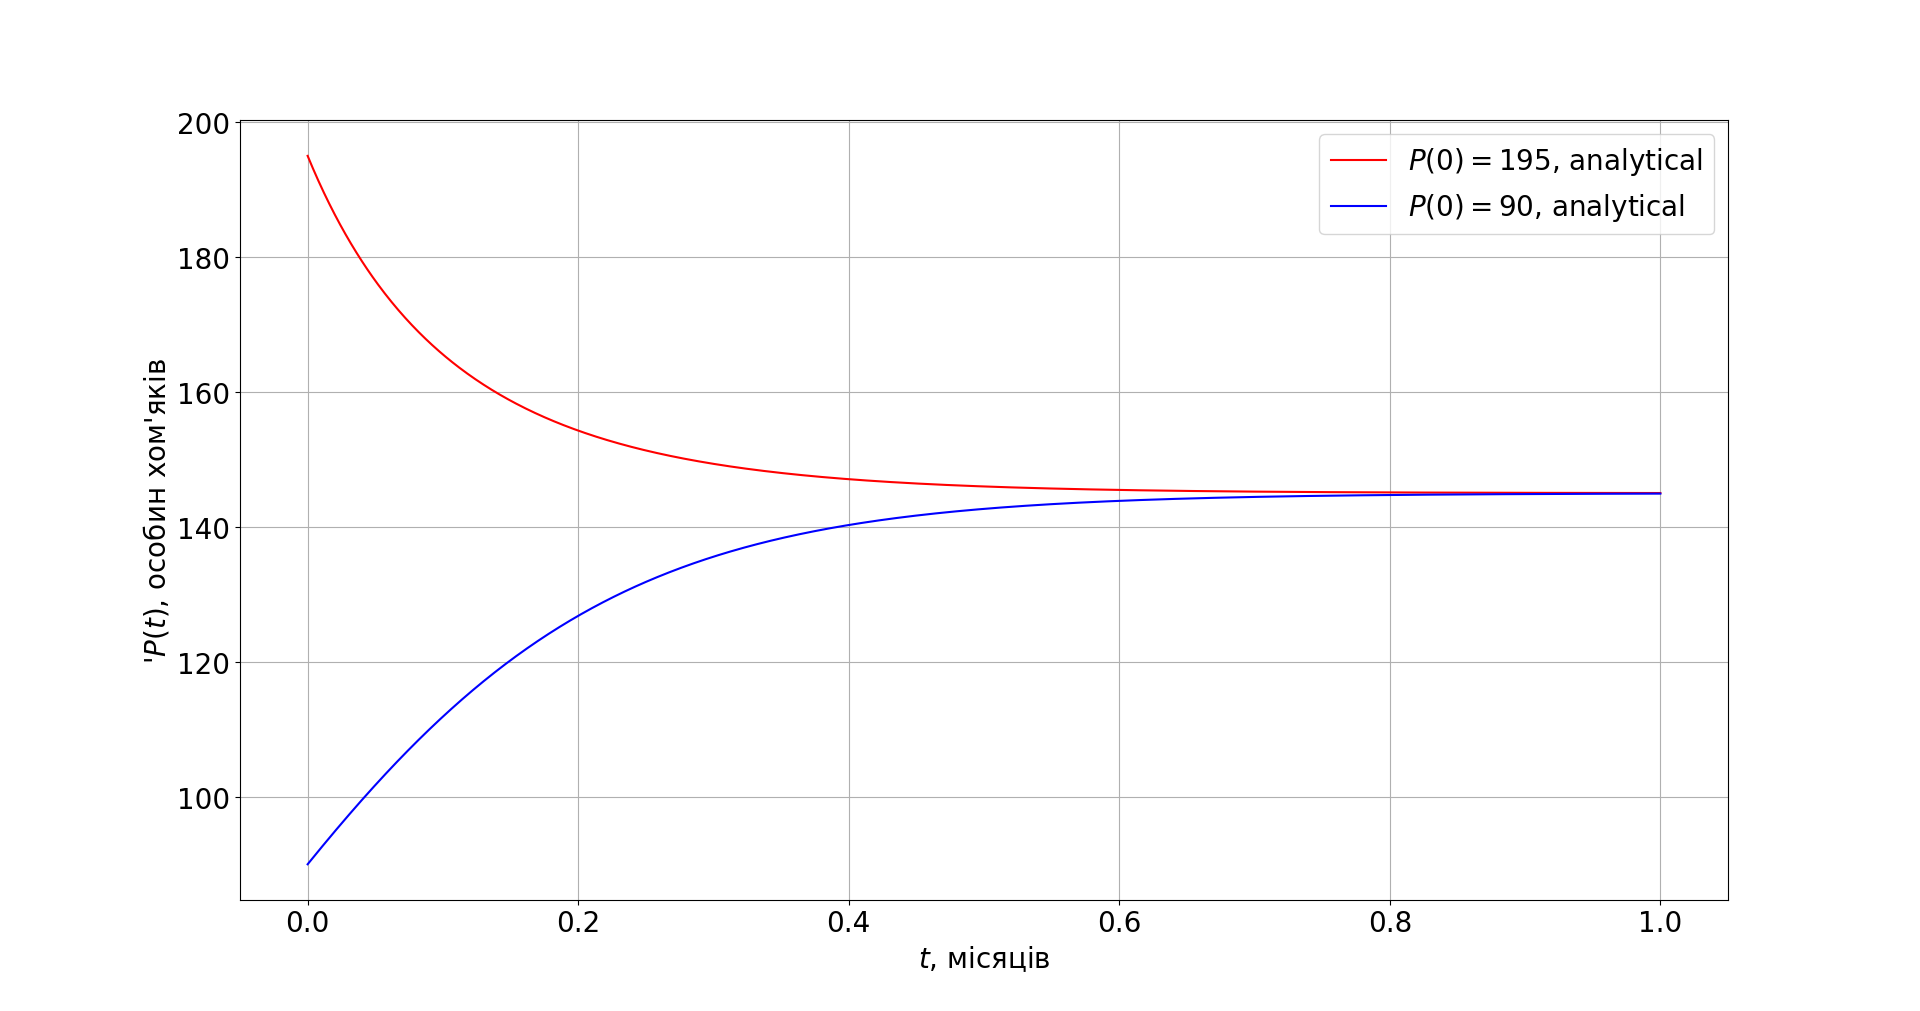

Reproduce this figure in Python.
#!/usr/bin/env python
import matplotlib
import matplotlib.pyplot as plt
import numpy as np

t = np.linspace(0, 1, 1000)


def P(t, c):
    return 145 * np.exp(7.25 * t) / (np.exp(7.25 * t) + c)


def P1(t):
    return P(t, - 10 / 39)


def P2(t):
    return P(t, 11 / 18)


matplotlib.rcParams.update({'font.size': 20})
plt.plot(t, P1(t), 'r-', label='$P(0) = 195$, analytical')
plt.plot(t, P2(t), 'b-', label='$P(0) = 90$, analytical')
plt.xlabel('$t$, місяців')
plt.ylabel("'$P(t)$, особин хом'яків")
plt.legend()
plt.grid(True)
plt.get_current_fig_manager().full_screen_toggle() 
plt.show()
